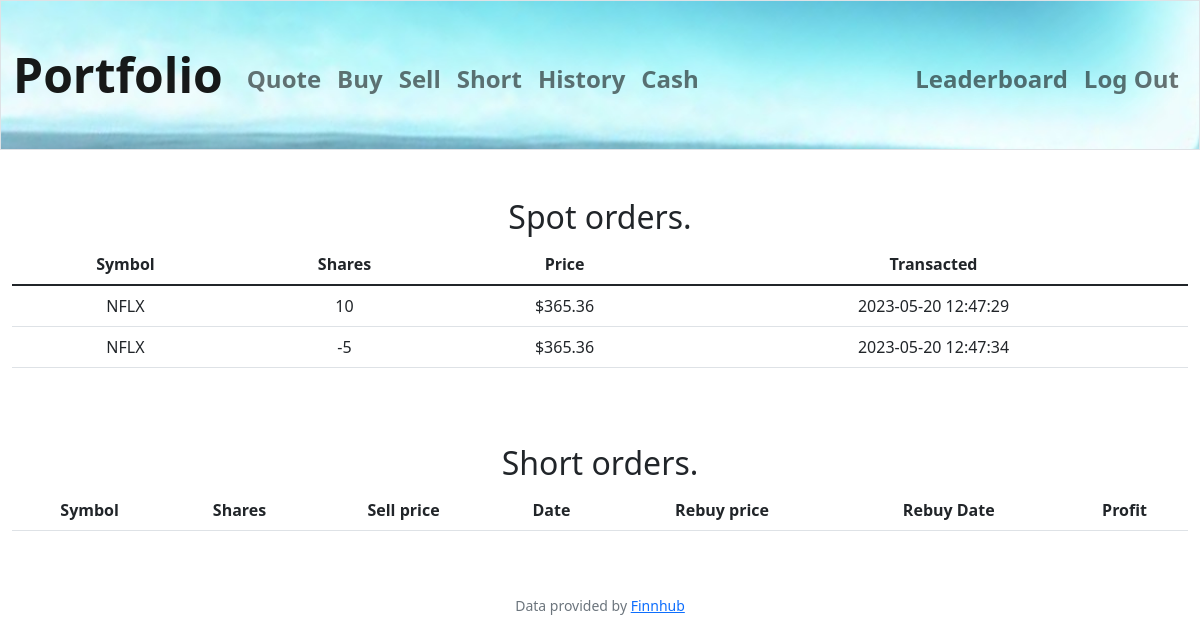
Screenshot of /history (signed in) with the database file from the repository.
### tables this page shows
CREATE TABLE orders (
order_id INTEGER PRIMARY KEY AUTOINCREMENT NOT NULL,
user_id INTEGER,
company_name TEXT,
symbol TEXT NOT NULL,
price NUMERIC NOT NULL,
shares NUMERIC NOT NULL,
date DATE);

### app.py (the view)
@app.route("/history")
@login_required
def history():
    orders = db_connection.execute(
        "SELECT * FROM orders WHERE user_id = ?;", (session["user_id"],)
    )
    closed_short_orders = db_connection.execute(
        "SELECT * FROM short WHERE (rebuy_price IS NOT NULL) AND user_id = ?;",
        (session["user_id"],),
    )
    return render_template(
        "history.html", orders=orders, closed_short_orders=closed_short_orders
    )

### app.py (called while the page is built)
@app.after_request
def after_request(response):
    response.headers["Cache-Control"] = "no-cache, no-store, must-revalidate"
    response.headers["Expires"] = 0
    response.headers["Pragma"] = "no-cache"
    return response

### db_connect.py (called while the page is built)
    def connect(self):
        self.conn = sqlite3.connect("database_project.db")

    def execute(self, query, params=None):
        self.connect()
        cursor = self.conn.cursor()
        if params:
            cursor.execute(query, params)
        else:
            cursor.execute(query)
        if query.lower().startswith("insert") or  query.lower().startswith("update"):
            self.conn.commit()
            last_row_id = cursor.lastrowid
            self.conn.close()
            return last_row_id
        result = cursor.fetchall()
        columns = [col[0] for col in cursor.description]
        rows = [dict(zip(columns, row)) for row in result]
        self.conn.close()
        return rows

### helpers.py (called while the page is built)
def login_required(f):
    @wraps(f)
    def decorated_function(*args, **kwargs):
        if session.get("user_id") is None:
            return redirect("/login")
        return f(*args, **kwargs)
    return decorated_function

### templates/history.html (shortened to what this page needs)
{% extends "layout.html" %}
{% block main %}
    <h2>Spot orders.</h2>
    <table class="table">
        <thead>
            <tr>
                <th>Symbol</th>
                <th>Shares</th>
                <th>Price</th>
                <th>Transacted</th>
            </tr>
        </thead>
        <tbody>
            {% for order in orders %}
            <tr>
                <td>{{ order.symbol }}</td>
                <td>{{ order.shares }}</td>
                <td>${{ order.price }}</td>
                <td>{{ order.date }}</td>
            </tr>
            {% endfor %}
        </tbody>
    </table>
    <h2>Short orders.</h2>
    <table class="table">
        <thead>
            <tr>
                <th>Symbol</th>
                <th>Shares</th>
                <th>Sell price</th>
                <th>Date</th>
                <th>Rebuy price</th>
                <th>Rebuy Date</th>
                <th>Profit</th>
            </tr>
        </thead>
    </table>
{% endblock %}

### rows the page displays
orders: symbol "NFLX", shares "10", price "365.36", date "2023-05-20 12:47:29"
orders: symbol "NFLX", shares "-5", price "365.36", date "2023-05-20 12:47:34"
